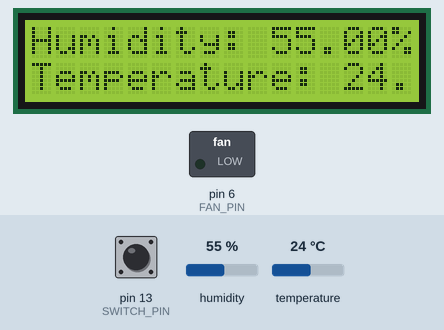
A sketch run on a simulated Arduino Uno, built with avr-gcc and run on an emulated ATmega328P. On the bench: 16×2 character LCD, switched loads named in the sketch (green lamp = pin HIGH). The inputs (shaded band) are chosen by the test bench; at power-on: temperature 24 °C, humidity 55 %, pin 13 (SWITCH_PIN) LOW. What the sketch prints to the serial monitor is not drawn.

Above: at 1.2 s.
1.3 s: temperature set to 26 °C
At 4.6 s:
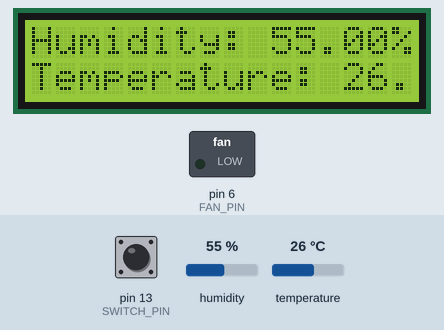
5.9 s: temperature set to 29 °C
At 10.0 s:
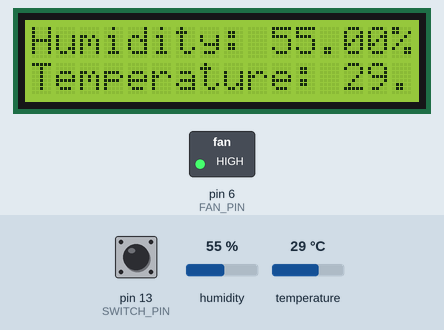
10.5 s: humidity set to 26 %
At 11.9 s:
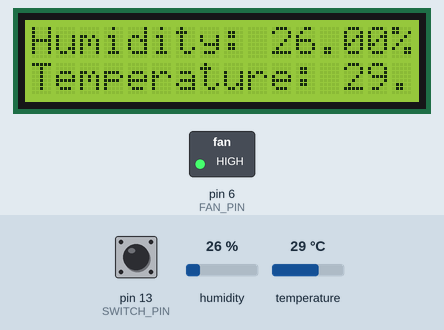
15.1 s: humidity set to 23 %
At 20.2 s:
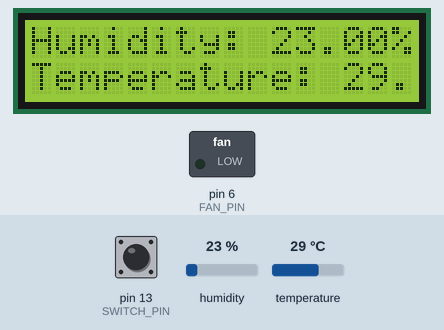
21.0 s: pin 13 (SWITCH_PIN) pulled HIGH for 3 s
At 24.4 s:
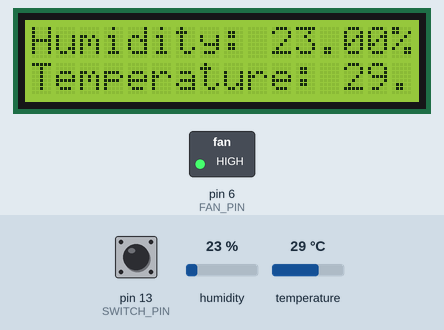
Timing chart, 0 to 28.2 s (numbered marks = the images above; inputs shaded):
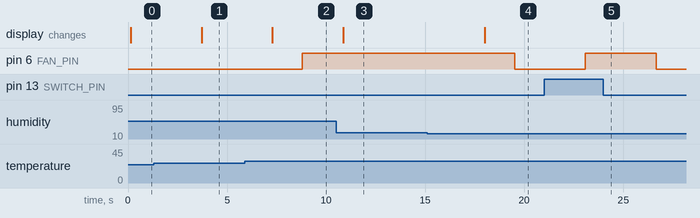

The sketch:

Fan.ino
```cpp
#include "DHT.h"
#include <LiquidCrystal_I2C.h>

#define DHTPIN 3
#define DHTTYPE DHT11
#define SWITCH_PIN 13 // Example pin for pushbutton
#define FAN_PIN 6    // Example pin for fan

DHT dht(DHTPIN, DHTTYPE);
LiquidCrystal_I2C lcd(0x27, 16, 2);

void setup() {
  Serial.begin(9600);
  Serial.println(F("DHTxx test!"));
  pinMode(FAN_PIN, OUTPUT);    // Corrected pinMode for the fan pin
  pinMode(SWITCH_PIN, INPUT);  // Corrected pinMode for the switch pin
  dht.begin();
  lcd.begin();
  lcd.backlight(); // Turn on backlight
}

void loop() {
  float h = dht.readHumidity();
  float t = dht.readTemperature();

  if (isnan(h) || isnan(t)) {
    Serial.println(F("Failed to read from DHT sensor!"));
    lcd.clear();
    lcd.setCursor(0, 0);
    lcd.print("Failed to read from DHT sensor!");
    return;
  }

  float hif = dht.computeHeatIndex(t, h);

  Serial.print(F("Humidity: "));
  Serial.print(h);
  Serial.print(F("%  Temperature: "));
  Serial.print(t);
  Serial.print(F("°C  Heat index: "));
  Serial.print(hif);
  Serial.println(F("°C"));

  // Send the data to serial monitor
  Serial.print("Fan state: ");
  if (digitalRead(FAN_PIN) == HIGH) {
    Serial.println("ON");
  } else {
    Serial.println("OFF");
  }

  // Display data on LCD
  lcd.clear();
  lcd.setCursor(0, 0);
  lcd.print("Humidity: ");
  lcd.print(h);
  lcd.print("%");
  lcd.setCursor(0, 1);
  lcd.print("Temperature: ");
  lcd.print(t);
  lcd.print("C");

  delay(1500);

  if (digitalRead(SWITCH_PIN) == HIGH) {
   //  Switch is pressed, turn on the fan regardless of humidity
    digitalWrite(FAN_PIN, HIGH);
    Serial.println(F("Fan turned on"));
   } else {
    // Switch is not pressed, check temperature and humidity to determine fan status
    if (t >= 28 && h >= 25) { // Adjust threshold as needed
      // Turn on the fan
      digitalWrite(FAN_PIN, HIGH);
      Serial.println(F("Fan turned on"));
    } else {
      // Turn off the fan
      digitalWrite(FAN_PIN, LOW);
      Serial.println(F("Fan turned off"));
    }
   }

  delay(2000); // Wait for a few seconds before next reading
}
```

Measured:
- the behaviour switches between 27 and 28 °C on temperature (found by bisection; images 1 and 2)
- the behaviour switches between 25 and 24 % on humidity (found by bisection; images 3 and 4)
- after the input at 1.3 s, the display: changes after 2.4 s (image 1)
- after the input at 5.9 s, pin 6 (FAN_PIN): LOW → HIGH after 2.9 s; the display: changes after 1.4 s (image 2)
- after the input at 10.5 s, the display: changes after 0.37 s (image 3)
- after the input at 15.1 s, pin 6 (FAN_PIN): HIGH → LOW after 4.4 s; the display: changes after 2.9 s (image 4)
- after the input at 21.0 s, pin 6 (FAN_PIN): LOW → HIGH after 2.1 s, → LOW 3.6 s later
